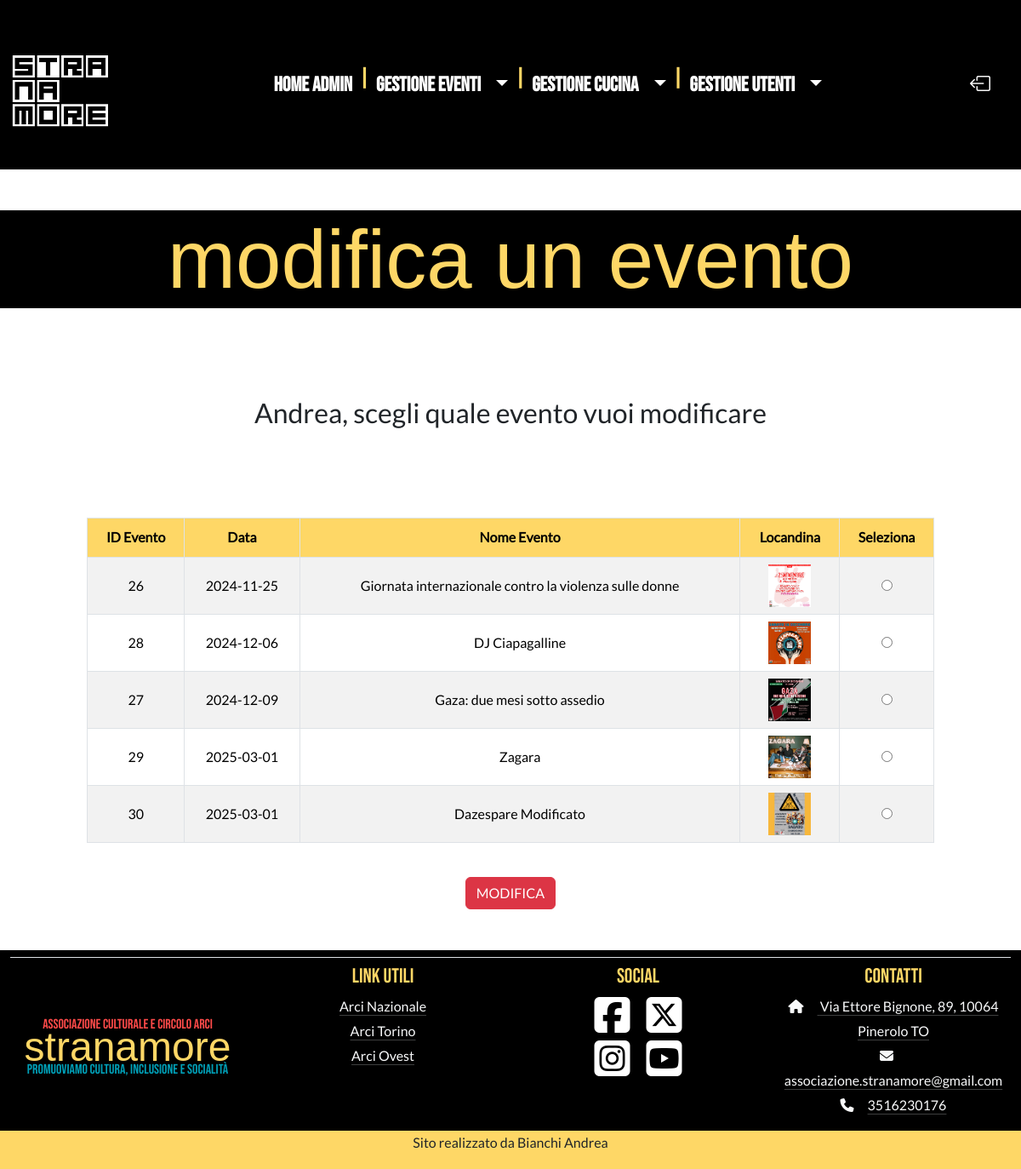
/gestione_eventi/modifica_evento_00.php (signed in), run on the app's committed database.
### tables this page shows
CREATE TABLE `Eventi` (
  `IDEvento` int(11) NOT NULL,
  `NomeEvento` varchar(80) NOT NULL,
  `DataEvento` date NOT NULL,
  `Immagine` text NOT NULL,
  `Descrizione` text NOT NULL,
  `eliminato` tinyint(1) NOT NULL
);

### gestione_eventi/modifica_evento_00.php (the view, shortened to what this page needs)
<?php
  $nomePagina = "modifica_evento_00";
?>
<!DOCTYPE html>
<html lang="it">
<head>
  <?php generaHeadSection(); ?>
</head>
<body>
<?php richiamaNavBar($nomePagina);?>
<div class="my-5 row justify-content-center">
  <div class="text-center">
    <h1 class="titoloPagina">modifica un evento</h1>
  </div>
</div>
<?php
 if (!isset($_SESSION["username"])) {
   deviLoggarti();
 } else {
   $amministratore = $_SESSION["admin"];
   $username = $_SESSION["username"];
   if ($amministratore == 0) {
     deviEssereAdmin($username);
   } else { ?>
     <div class="my-5 row justify-content-center">
       <div class="text-center">
         <h2><?=$username?>, scegli quale evento vuoi modificare</h2>
       </div>
     </div>
     <?php
      $attivi = 2;
      $listaEventi = ottieniListaEventi($attivi);
     ?>
     <form method="POST" action="modifica_evento_01.php">
       <div class="containerTabella my-5">
         <div class="row justify-content-center">
           <div class="col-10">
             <table class="table table-bordered table-striped text-center align-middle">
               <thead class="intestazioneTabella">
               <tr class="intestazioneTabella">
                 <th class="intestazioneTabella">ID Evento</th>
                 <th class="intestazioneTabella">Data</th>
                 <th class="intestazioneTabella">Nome Evento</th>
                 <th class="intestazioneTabella miaColonnaImmagineTabella">Locandina</th>
                 <th class="intestazioneTabella">Seleziona</th>
               </tr>
               </thead>
               <tbody>
               <?php
                 foreach ($listaEventi as $evento) {?>
                   <tr>
                     <td><?=$evento['IDEvento']?></td>
                     <td><?=$evento['DataEvento']?></td>
                     <td><?=$evento['NomeEvento']?></td>
                     <td class="miaColonnaImmagineTabella">
                       <img src="<?= BASE_URL ?><?=$evento['Immagine']?>" class="miaImmagineTabella" alt="Locandina dell'evento">
                     </td>
                     <td>
                       <input type="radio" name="eventoSelezionato" value="<?=$evento['IDEvento']?>">
                     </td>
                   </tr>
                   <?php
                 }
               ?>
               </tbody>
             </table>
           </div>
         </div>
         <div class="text-center mt-4">
           <input type="submit" name="invio" id="invio" value="MODIFICA" class="btn btn-danger">
         </div>
       </div>
     </form>
<?php
   }
 }
 HTMLfooter($nomePagina);
?>
</body>
</html>

### includes/head.php (shortened to what this page needs)
<?php
  function generaHeadSection() { ?>
    <link href="https://cdn.jsdelivr.net/npm/bootstrap@5.3.3/dist/css/bootstrap.min.css" rel="stylesheet"
>
    <link rel="stylesheet" href="https://cdn.jsdelivr.net/npm/bootstrap-icons@1.10.3/font/bootstrap-icons.css">
    <link href="<?= BASE_URL ?>CSS/base_css.css" rel="stylesheet" type="text/css">
    <link href="<?= BASE_URL ?>CSS/fontCSS.css" rel="stylesheet" type="text/css">
    <?php
  }
?>

### includes/function.php (shortened to what this page needs)
<?php
  function connetti() {
    $dbname = "Strana01";
    $host = "localhost";
    $username = "root";
    $password = "root";
    $charset = "utf8mb4";
    $dsn = "mysql:host=$host;dbname=$dbname;charset=$charset";
    try {
      $conn = new PDO($dsn, $username, $password);
      $conn->setAttribute(PDO::ATTR_ERRMODE, PDO::ERRMODE_EXCEPTION);
      $conn->setAttribute(PDO::ATTR_DEFAULT_FETCH_MODE, PDO::FETCH_ASSOC);
      return $conn;
    } catch (PDOException $e) {
      die("Funzione connetti: Connessione fallita: " . $e->getMessage());
    }
  }
  function ottieniListaEventi ($attivi) {
    try {
      $conn = connetti();
      switch ($attivi) {
        case 2:
          $sql = "SELECT * FROM Eventi ORDER BY dataEvento ASC";
          break;
      }
      $stmt = $conn->query($sql);
      $listaEventi = $stmt->fetchAll();
      return $listaEventi;
    } catch (PDOException $e) {
      die("[ottieniListaEventi] => Errore: " . $e->getMessage());
    }
  }
  function richiamaNavBar($nomePagina) {
    if (!isset($_SESSION['username'])) {
      normalNavBar($nomePagina);
    }
    else {
      $tipoUtente = $_SESSION['admin'];
      if ($tipoUtente == 1) {
        adminNavBar($nomePagina);
      }
    }
  }
?>

### includes/navbarAdmin.php (shortened to what this page needs)
<?php
  function adminNavBar($nomePagina) { ?>
    <nav class="navbar navbar-expand-lg bg-nero">
      <div class="container-fluid">
        <a class="navbar-brand fontstranaBase" href="index.php">
          <img src="<?= BASE_URL ?>Immagini/Logo_Stranamore_03.jpg" class="d-inline-block align-center" alt="logo stranamore">
        </a>
        <div class="collapse navbar-collapse fontNavAdmin" id="navbarNav" role="navigation" aria-label="main navigation">
          <div class="d-flex justify-content-center flex-grow-1">
            <ul class="navbar-nav" id="myNavBar">
              <li class="nav-item">
                <?php $nomeLink = "homeAdmin"; ?>
                <a class="nav-link navLinkAdmin"
                   aria-current="page" href="<?= BASE_URL ?>home_admin.php">
                  Home Admin
                </a>
              </li>
              <li class="nav-item">
                <span class="mioSpanNav">|</span>
              </li>
              <li class="nav-item dropdown d-flex align-content-center">
                <a href="<?= BASE_URL ?>gestione_eventi.php"
                   class="nav-link">
                  Gestione Eventi
                </a>
                <a class="nav-link dropdown-toggle ps-1" href="#" id="navbarDropdown" role="button"
                   data-bs-toggle="dropdown" aria-expanded="false">
                </a>
              </li>
              <li class="nav-item">
                <span class="mioSpanNav">|</span>
              </li>
              <li class="nav-item dropdown d-flex align-content-center">
                <a href="<?= BASE_URL ?>gestione_cucina.php" class="nav-link">
                  Gestione Cucina
                </a>
                <a class="nav-link dropdown-toggle ps-1" href="#" id="navbarDropdown" role="button"
                   data-bs-toggle="dropdown" aria-expanded="false">
                </a>
              </li>
              <li class="nav-item">
                <span class="mioSpanNav">|</span>
              </li>
              <li class="nav-item dropdown d-flex align-content-center">
                <a href="<?= BASE_URL ?>gestione_utenti.php" class="nav-link">
                  Gestione Utenti
                </a>
                <a class="nav-link dropdown-toggle ps-1" href="#" id="navbarDropdown" role="button" data-bs-toggle="dropdown" aria-expanded="false">
                </a>
              </li>
            </ul>
          </div>
          <div>
            <a href="<?= BASE_URL ?>logout.php">
              <i class="bi bi-box-arrow-left pe-4 nav-link navLinkAdmin mioOver"></i>
            </a>
          </div>
        </div>
      </div>
    </nav>
    <?php
  }
?>

### includes/footer.php (shortened to what this page needs)
<?php
  function HTMLfooter ($nomePagina) { ?>
    <footer class="text-center bg-nero" aria-label="Footer principale">
      <div class="container-fluid">
        <div class="p-1 border-bottom" style="border-color: #009fb7"></div>
        <div class="row justify-content-center">
          <div class="col d-flex flex-column align-items-center justify-content-center">
            <p class="fontFooterSopra mb-0 mt-4">Associazione culturale e circolo ARCI</p>
            <p class="fontStranaFooter pl-3 ml-3 mt-0 mb-0">stranamore</p>
            <p class="fontFooterSotto mt-0">Promuoviamo cultura, inclusione e socialità</p>
          </div>
          <div class="col text-center">
            <p class="fontFooter01">Link Utili</p>
            <ul class="list-unstyled">
              <?php
                $links = [
                  "https://www.arci.it/" => "Arci Nazionale",
                  "https://www.arcitorino.it/" => "Arci Torino",
                  "https://www.arciovest.it/" => "Arci Ovest",
                ];
                foreach ($links as $nomeLink => $testoLink) { ?>
                  <li>
                    <a href="<?= htmlspecialchars($nomeLink, ENT_QUOTES, 'UTF-8') ?>"
                       class="link-light link-offset-2 link-underline-opacity-25 link-underline-opacity-100-hover">
                      <?= htmlspecialchars($testoLink, ENT_QUOTES, 'UTF-8') ?>
                    </a>
                  </li>
                  <?php
                }
              ?>
            </ul>
          </div>
          <div class="col text-center">
            <p class="fontFooter01">Social</p>
            <a href="https://www.facebook.com/StranamorePinerolo" class="socialIcon p-2" title="Link alla pagina Facebook"
               aria-label="Vai alla pagina Facebook di Stranamore" tabindex="15">
              <i class="fa-brands fa-square-facebook fa-3x" role="img" title="Facebook icon"></i>
            </a>
            <a href="" class="socialIcon p-2" title="Link alla pagine Twitter"
               aria-label="Vai alla pagina Twitter di Stranamore" tabindex="16">
              <i class="fa-brands fa-square-x-twitter fa-3x" role="img" title="X / Twitter Icon"></i>
            </a>
            <br>
            <a href="https://www.instagram.com/stranamorepinerolo/" class="socialIcon p-2" title="Link alla pagina Instagram"
               aria-label="Vai alla pagina Instagram di Stranamore" tabindex="17">
              <i class="fa-brands fa-square-instagram fa-3x" role="img" title="Instagram icon"></i>
            </a>
            <a href="" class="socialIcon p-2" title="Link alla pagina YouTube"
               aria-label="Vai alla pagina Youtube di Stranamore" tabindex="18">
              <i class="fa-brands fa-square-youtube fa-3x" role="img" title="YouTube Icon"></i>
            </a>
          </div>
          <div class="col text-center">
            <p class="fontFooter01">Contatti</p>
            <ul class="list-unstyled">
              <li>
                <a href="https://maps.app.goo.gl/mb7UeN8NNaJD1kC78"
                   class="link-light link-offset-2 link-underline-opacity-25 link-underline-opacity-100-hover">
                  <i class="fas fa-home me-3"></i> Via Ettore Bignone, 89, 10064 Pinerolo TO
                </a>
              </li>
              <li>
                <a href="mailto:associazione.stranamore@gmail.com"
                   class="link-light link-offset-2 link-underline-opacity-25 link-underline-opacity-100-hover">
                  <i class="fa fa-envelope me-3"></i>associazione.stranamore@gmail.com
                </a>
              </li>
              <li>
                <a href="Tel:+393516230176"
                   class="link-light link-offset-2 link-underline-opacity-25 link-underline-opacity-100-hover">
                  <i class="fas fa-phone me-3"></i>3516230176
                </a>
              </li>
            </ul>
          </div>
        </div>
        <div class="row bg-giallo align-middle">
          <div class="col d-flex flex-column align-items-center justify-content-center">
            <p class="align-middle">Sito realizzato da Bianchi Andrea</p>
          </div>
        </div>
      </div>
    </footer>
    <?php
  }
?>

### CSS/base_css.css (style rules this page uses)
:root { --rossoStrana: #fe4a49; --gialloStrana: #fed766; --azzurroStrana: #009fb7; --neroStrana: #000000; --biancoStrana: #ffffff; }
body { display: flex; flex-direction: column; min-height: 100vh; }
footer { margin-top: auto; }
.bg-giallo { background-color: var(--gialloStrana); }
.bg-nero { background-color: var(--neroStrana); }
.navbar-nav { flex-grow: 1; justify-content: center; }
.nav-link { color: #ffffff; }
.navLinkAdmin { color: #ffffff; }
.navbar-brand img { width: 10vw; height: auto; }
.mioSpanNav { color: var(--gialloStrana); }
footer a { color: var(--biancoStrana) !important; }
.socialIcon { text-decoration: none; }
.miaImmagineTabella { width: 50px; height: 50px; max-width: 50px; max-height: 50px; object-fit: cover; }
.intestazioneTabella { background-color: var(--gialloStrana) !important; }
thead th.intestazioneTabella { background-color: var(--gialloStrana); }

### data on the page
eventi: IDEvento "26", DataEvento "2024-11-25", NomeEvento "Giornata internazionale contro la violenza sulle donne", Immagine (picture)
eventi: IDEvento "28", DataEvento "2024-12-06", NomeEvento "DJ Ciapagalline", Immagine (picture)
eventi: IDEvento "27", DataEvento "2024-12-09", NomeEvento "Gaza: due mesi sotto assedio", Immagine (picture)
eventi: IDEvento "29", DataEvento "2025-03-01", NomeEvento "Zagara", Immagine (picture)
eventi: IDEvento "30", DataEvento "2025-03-01", NomeEvento "Dazespare Modificato", Immagine (picture)

### other printed values
$username "Andrea"
$testoLink "Arci Nazionale"
$testoLink "Arci Torino"
$testoLink "Arci Ovest"
